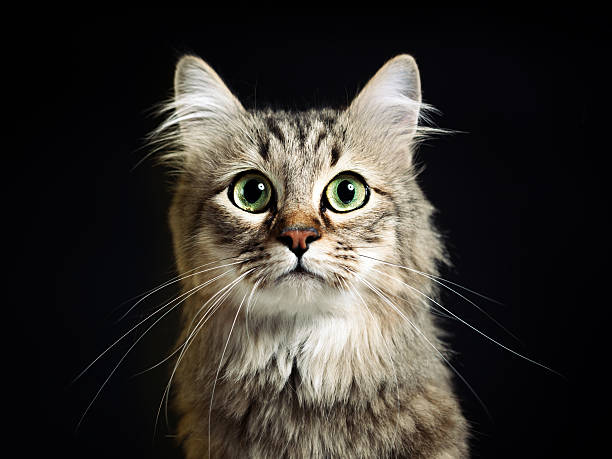
#> input picture Photos/cat.jpg, 612 x 459 px, found by its file name
$ python thresh.py
#> lines starting #> are read from the running program, lines starting #| are printed output that depends on the picture; after the words box and inside, x2 and y2 are one past the last pixel; in counts of white or black regions, pixels touching at a corner belong together
import cv2 as cv
import numpy as np

img = cv.imread("Photos/cat.jpg")
#> img is the input picture: shape (459, 612, 3); mean B, G, R 45, 49.8, 53.5
cv.imshow("This is a cat I think", img)

grey = cv.cvtColor(img, cv.COLOR_BGR2GRAY)
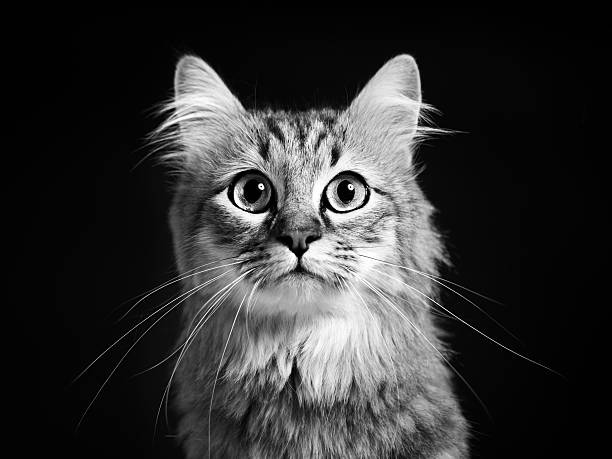
#> grey: shape (459, 612); min 0, max 255, mean 50.3


### Simple Thresholding ###

threshold, thresh = cv.threshold(grey, 150, 255, cv.THRESH_BINARY)
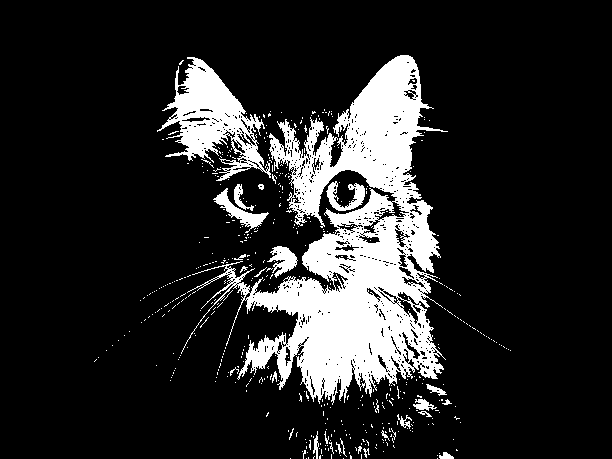
#> thresh: shape (459, 612); 15.6% white; 488 white regions (462 under 20 px), largest, box (x1, y1, x2, y2) and area: (181, 55, 448, 405) 34246, (157, 57, 271, 181) 5560, (213, 188, 269, 233) 643
cv.imshow("Simple Threshold", thresh)


threshold, thresh_inv = cv.threshold(grey, 150, 255, cv.THRESH_BINARY_INV)
cv.imshow("Simple Threshold Inversed", thresh_inv)


### Adaotive Thresholding ###


adaptive_thresh = cv.adaptiveThreshold(grey, 255,
                                      cv.ADAPTIVE_THRESH_MEAN_C,
                                      cv.THRESH_BINARY, 11, 3)
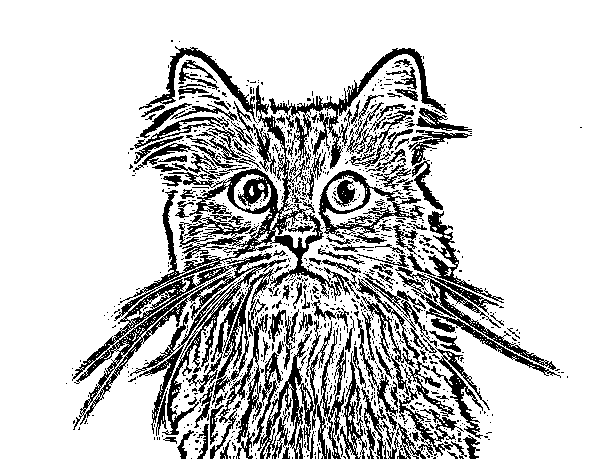
#> adaptive_thresh: shape (459, 612); 80% white; 1009 black regions (869 under 20 px), largest, box (x1, y1, x2, y2) and area: (72, 85, 360, 435) 15269, (257, 321, 346, 459) 3410, (395, 253, 561, 378) 2833
cv.imshow("Adaptive Threshold", adaptive_thresh)


cv.waitKey(0)
